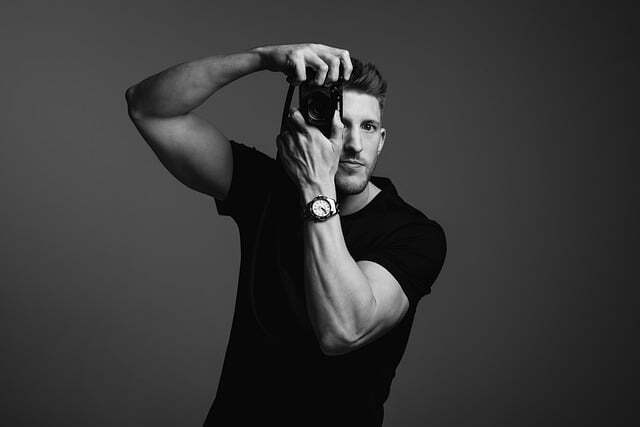
#> input picture 01_class/computer_vision/18_computer_vision_opencv_lessons/images/man.jpg, 640 x 427 px
$ python 12_edge_detect.py
#> lines starting #> are read from the running program, lines starting #| are printed output that depends on the picture; after the words box and inside, x2 and y2 are one past the last pixel; in counts of white or black regions, pixels touching at a corner belong together
import cv2
from pathlib import Path
import matplotlib.pyplot as plt

img = cv2.imread(str(Path() / ".." / "images" / "man.jpg"))
#> img is the input picture: shape (427, 640, 3); min 0, max 255, mean 56.5

img_gray = cv2.cvtColor(img, cv2.COLOR_BGR2GRAY)

# 평활화 전 분포 확인
hist = cv2.calcHist(
    [img_gray],
    [0],
    None,
    [256],
    [0, 256]
)
#> hist = 256 values, max 22641 at index 8, min 1 at index 254, mean 1067.5

# 평활화

img_gray_eq = cv2.equalizeHist(img_gray)
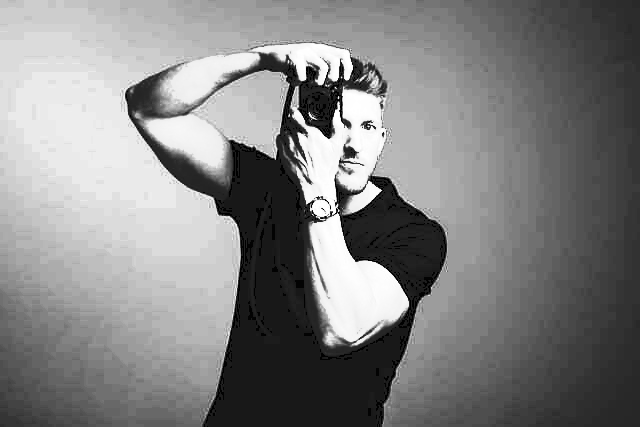
#> img_gray_eq: shape (427, 640); min 0, max 255, mean 130.3

plt.figure(figsize=(12, 6))
plt.subplot(2, 1, 1)
plt.plot(hist)

# 평활화 히스토그램 확인

new_hist = cv2.calcHist(
    [img_gray_eq],
    [0],
    None,
    [256],
    [0, 256]
)
#> new_hist = 256 values, max 22641 at index 24, min 0 at index 4, mean 1067.5

plt.subplot(2, 1, 2)
plt.plot(new_hist)
plt.tight_layout()
plt.show()
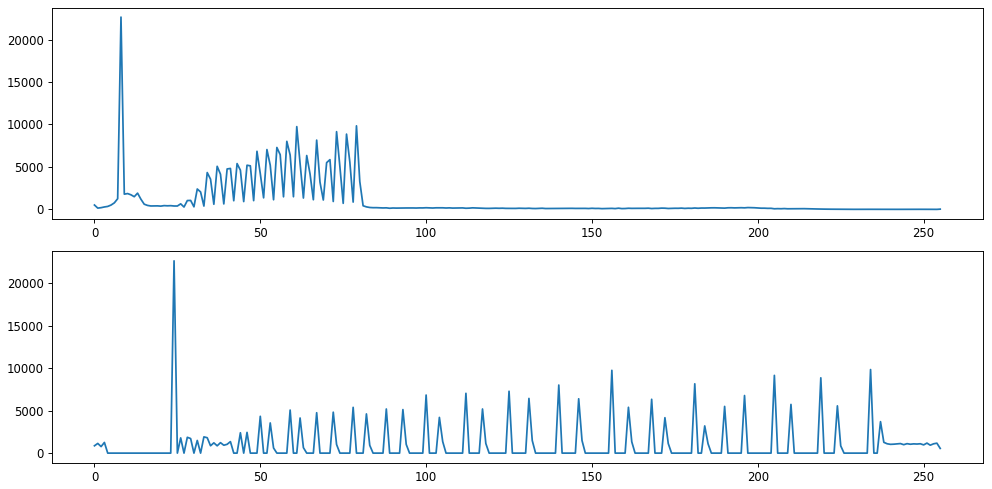
#> figure drawn by matplotlib, 2 panels; panel 1: curve peaks at x = 8, y = 22641; panel 2: curve peaks at x = 24, y = 22641

# 이미지 차이 출력

cv2.waitKey(0)

plt.clf()
plt.close()
plt.figure(figsize=(16, 16))

img_list = []

img_list.append({"gray":img_gray})
cv2.imshow("gray", img_gray)

img_gray_canny = cv2.Canny(img_gray, 100, 200)
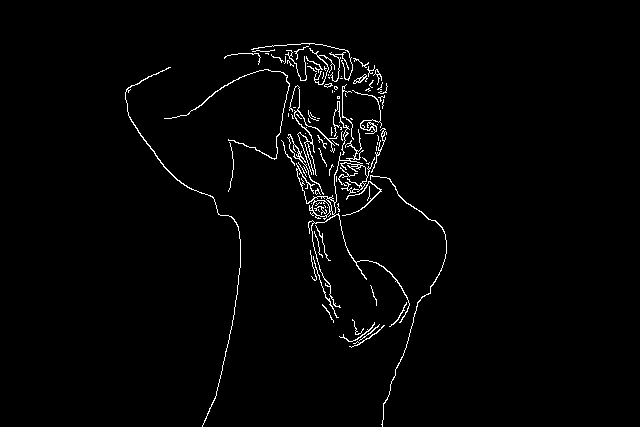
#> img_gray_canny: shape (427, 640); 1.9% white in thin lines or dots, all inside (x1, y1, x2, y2) = (125, 43, 447, 427)
img_list.append({"img_gray_canny":img_gray_canny})
cv2.imshow("gray_canny", cv2.Canny(img_gray, 100, 200))

img_list.append({"img_gray_eq":img_gray_eq})
cv2.imshow("img_gray_eq", img_gray_eq)

img_gray_eq_canny = cv2.Canny(img_gray_eq, 100, 200)
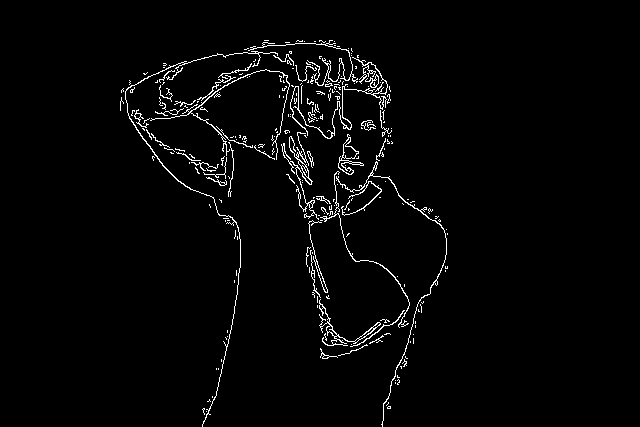
#> img_gray_eq_canny: shape (427, 640); 2.4% white in thin lines or dots, all inside (x1, y1, x2, y2) = (120, 40, 448, 427)
img_list.append({"img_gray_eq_canny":img_gray_eq_canny})
cv2.imshow("img_gray_eq_canny", cv2.Canny(img_gray_eq, 100, 200))

# img_gray_eq에 평균 blur 걸어줘보기
img_gray_eq_blur = cv2.blur(
    img_gray_eq,
    (5, 5)
)
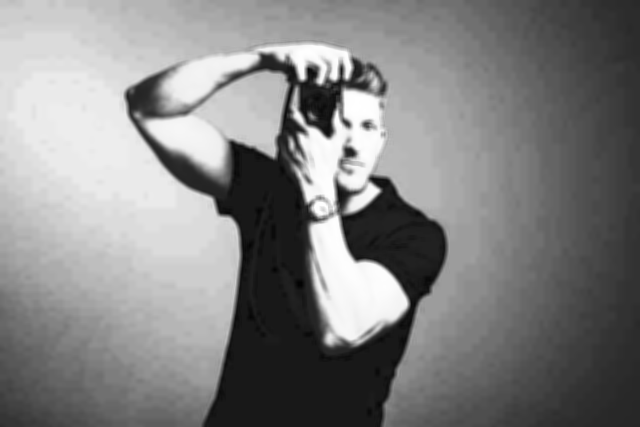
#> img_gray_eq_blur: shape (427, 640); min 3, max 255, mean 130.3
img_list.append({"img_gray_eq_blur": img_gray_eq_blur})


cv2.imshow("img_gray_eq_blur", img_gray_eq_blur)

img_gray_eq_blur_canny = cv2.Canny(img_gray_eq_blur, 100, 200)
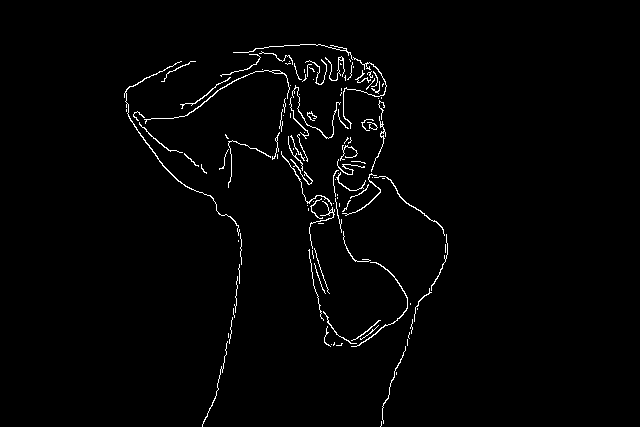
#> img_gray_eq_blur_canny: shape (427, 640); 1.7% white in thin lines or dots, all inside (x1, y1, x2, y2) = (124, 44, 448, 427)
img_list.append({"img_gray_eq_blur_canny": img_gray_eq_blur_canny})
cv2.imshow("img_gray_eq_blur_canny", cv2.Canny(img_gray_eq_blur, 100, 200))


# img_gray_eq에 gaussian_blur 걸어주기
img_gray_eq_gaussian = cv2.GaussianBlur(
    img_gray_eq,
    (5, 5),
    0
)

img_list.append({"img_gray_eq_gaussian": img_gray_eq_gaussian})

cv2.imshow("img_gray_eq_gaussian", img_gray_eq_gaussian)

img_gray_eq_gaussian_canny = cv2.Canny(img_gray_eq_gaussian, 100, 200)
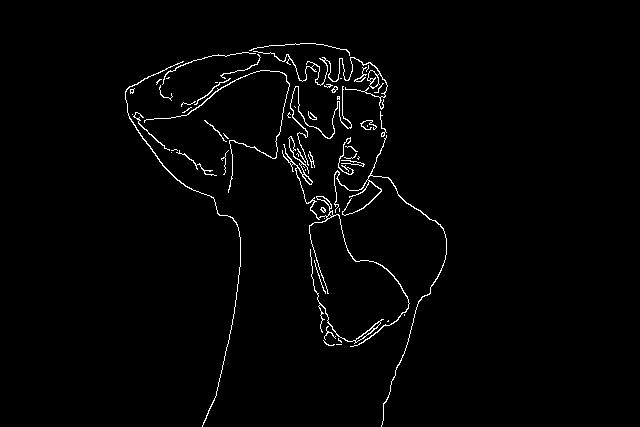
#> img_gray_eq_gaussian_canny: shape (427, 640); 1.8% white in thin lines or dots, all inside (x1, y1, x2, y2) = (125, 43, 447, 427)
img_list.append({"img_gray_eq_gaussian_canny": img_gray_eq_gaussian_canny})
cv2.imshow("img_gray_eq_gaussian_canny", img_gray_eq_gaussian_canny)

cv2.waitKey(0)
cv2.destroyAllWindows()
